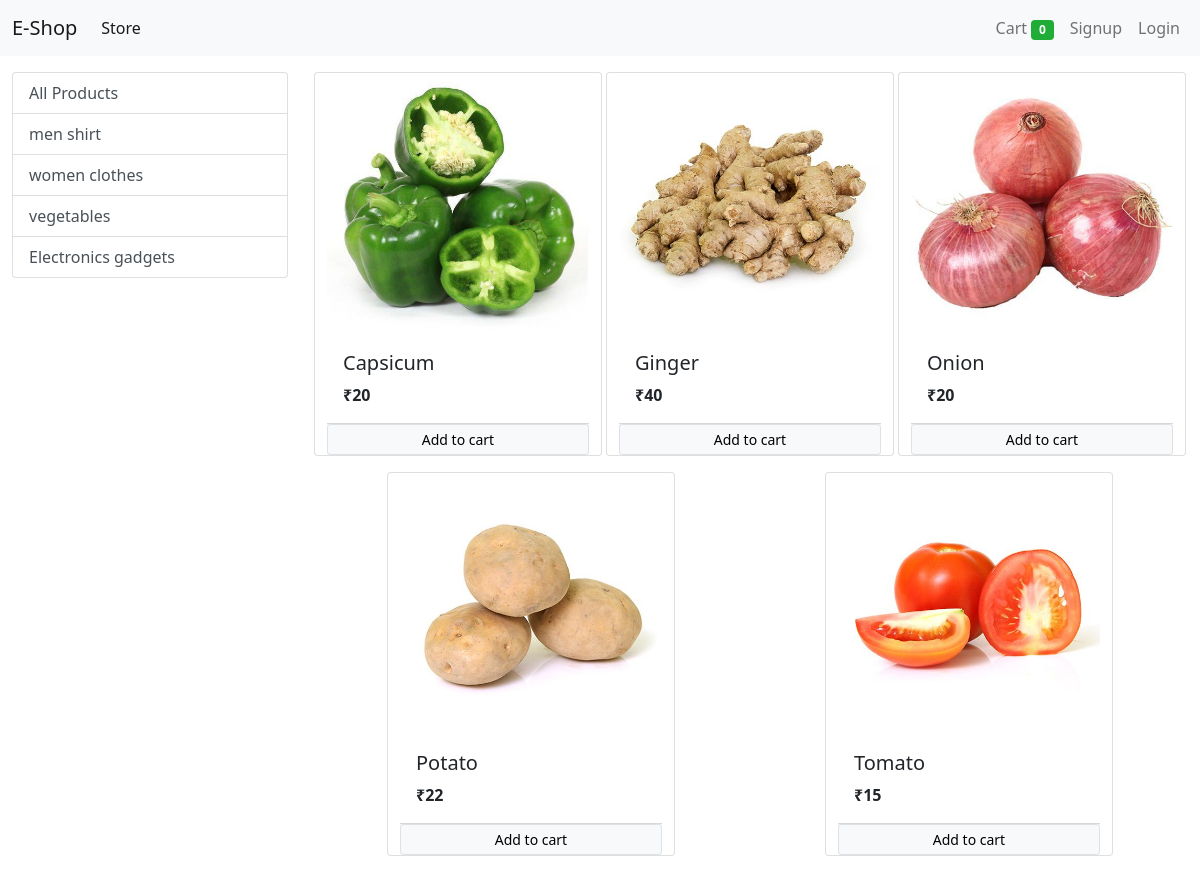
Screenshot of /?category=3 with the database file from the repository.
### store/models/category.py (models this page shows, shortened)
class Category(models.Model):
	name = models.CharField(max_length = 40)
	@staticmethod
	def get_all_categories():
		return Category.objects.all()

### store/models/product.py (models this page shows, shortened)
class Product(models.Model):
	name = models.CharField(max_length=50)
	price = models.IntegerField(default=0)
	category = models.ForeignKey(Category, on_delete=models.CASCADE , default=1)
	descriptin = models.CharField(max_length=200 , default='' , null=True , blank=True)
	image = models.ImageField( upload_to = 'products/upload' )
	@staticmethod
	def get_all_products_by_categoryid (category_id) :
		if category_id:
			return Product.objects.filter(category = category_id)
		else:
			return Product.get_all_products();

### store/views/home.py (the view, shortened to what this page needs)
# urls.py: path('', Index.as_view() , name='homepage'),
class Index(View):
	def get( self , request):
		cart = request.session.get('cart')
		if not cart:
			request.session['cart'] = {}
		products = None
		categories = Category.get_all_categories ( )
		categoryID = request.GET.get ( 'category' )
		if categoryID :
			products = Product.get_all_products_by_categoryid ( categoryID )
		else :
			products = Product.get_all_products ( ) ;
		data = { }
		data [ 'products' ] = products
		data [ 'categories' ] = categories
		print ( "You are: " , request.session.get('email'))
		return render( request , 'index.html' , data )

### store/templatetags/cart.py (called while the page is built)
@register.filter(name='is_in_cart')
def is_in_cart(product, cart):
    keys = cart.keys()
    for id in keys:
        if int(id) == product.id:
            return True
    return False;

### store/templatetags/custom_filter.py (called while the page is built)
@register.filter(name='currency')
def currency(number):
    return "₹"+str(number)

### store/templates/index.html (shortened to what this page needs)
{% extends 'base.html' %}
{% block content %}
{% load cart %}
{% load custom_filter %}
<div class="container-fluid mt-3">
  <div class="row">
    <div class="col-lg-3 mx-auto">
      <div class="list-group">
        <a href="/"
         class="list-group-item list-group-item-action ">All Products</a>
        {% for category in categories %}
        <a href="/?category={{category.id}}"
         class="list-group-item list-group-item-action ">{{category.name}}</a>
        {% endfor %}
      </div>
    </div>
    <div id="products" class="col-lg-9 mx-auto">
      <div class="row mx-auto">
        {% for product in products %}
        <div class="card mx-auto mb-3" id={{product.id}} style="width: 18rem;">
          <img src="{{product.image.url}}" class="card-img-top" alt="image
            loading">
          <div class="card-body">
            <h5 class="card-title">{{product.name}}</h5>
            <p class="card-text"><b>{{product.price|currency}}</b></p>
          </div>
          <div class="card-footer p-0 no-gutters">
          {% if product|is_in_cart:request.session.cart %}
            <div class="row no-gutters">
              <form action="/#{{product.id}}" class="col-2" method="POST">
                {% csrf_token %}
                <input hidden type="text"  name="product" value="{{product.id}}">
                <input hidden type="text"  name="remove" value="True">
            <input type="submit" value=" - " class=" btn btn-block btn-secondary">
               </form>
               <div class="text-center col">{{product|cart_quantity:request.session.cart}} in cart</div>
               <form action="/#{{product.id}}" class="col-2" method="POST">
                  {% csrf_token %}
                  <input hidden type="text"  name="product" value="{{product.id}}">
                  <input type="submit" value=" + " class=" btn btn-block btn-secondary">
                 </form>
                </div>
            {% else %}
            <form action="/#{{product.id}}" method="POST" class="btn-block">
              <input type="submit" class="btn btn-light border btn-sm btn-block form-control" value="Add to cart"></input>
            </form>
            {% endif %}
          </div>
        </div>
        {% endfor %}
      </div>
    </div>
  </div>
</div>
{% endblock %}

### rows the page displays
Category: name "men shirt"
Category: name "women clothes"
Category: name "vegetables"
Category: name "Electronics gadgets"
Product: image (picture), name "Capsicum", price "₹20"
Product: image (picture), name "Ginger", price "₹40"
Product: image (picture), name "Onion", price "₹20"
Product: image (picture), name "Potato", price "₹22"
Product: image (picture), name "Tomato", price "₹15"

### other values shown
{{ request.session.cart.keys|length }} "0"
